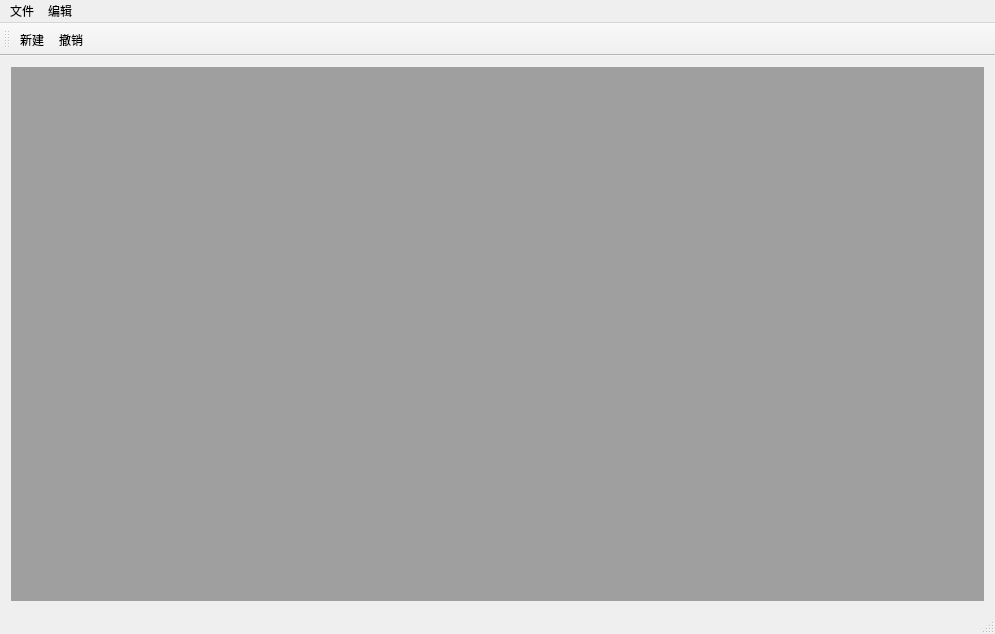
<?xml version="1.0" encoding="UTF-8"?>
<ui version="4.0">
 <class>MainWindow</class>
 <widget class="QMainWindow" name="MainWindow">
  <property name="geometry">
   <rect>
    <x>0</x>
    <y>0</y>
    <width>995</width>
    <height>634</height>
   </rect>
  </property>
  <property name="windowTitle">
   <string>MainWindow</string>
  </property>
  <widget class="QWidget" name="centralWidget">
   <layout class="QGridLayout" name="gridLayout">
    <item row="0" column="0">
     <widget class="QMdiArea" name="mdiArea"/>
    </item>
   </layout>
  </widget>
  <widget class="QMenuBar" name="menuBar">
   <property name="geometry">
    <rect>
     <x>0</x>
     <y>0</y>
     <width>995</width>
     <height>23</height>
    </rect>
   </property>
   <widget class="QMenu" name="menu">
    <property name="title">
     <string>文件</string>
    </property>
    <addaction name="actionNew"/>
    <addaction name="actionOpen"/>
    <addaction name="separator"/>
    <addaction name="actionSave"/>
    <addaction name="actionSaveAs"/>
    <addaction name="separator"/>
    <addaction name="actionQuit"/>
   </widget>
   <widget class="QMenu" name="menu_2">
    <property name="title">
     <string>编辑</string>
    </property>
    <widget class="QMenu" name="menubianma">
     <property name="title">
      <string>编码</string>
     </property>
     <addaction name="actionUTF_8"/>
     <addaction name="actionGB18030"/>
    </widget>
    <addaction name="actionRecovery"/>
    <addaction name="separator"/>
    <addaction name="actionCut"/>
    <addaction name="actionCopy"/>
    <addaction name="actionPaste"/>
    <addaction name="separator"/>
    <addaction name="menubianma"/>
   </widget>
   <addaction name="menu"/>
   <addaction name="menu_2"/>
  </widget>
  <widget class="QToolBar" name="mainToolBar">
   <attribute name="toolBarArea">
    <enum>TopToolBarArea</enum>
   </attribute>
   <attribute name="toolBarBreak">
    <bool>false</bool>
   </attribute>
   <addaction name="actionNew"/>
   <addaction name="actionRevoke"/>
  </widget>
  <widget class="QStatusBar" name="statusBar"/>
  <action name="actionNew">
   <property name="icon">
    <iconset resource="imgs.qrc">
     <normaloff>:/menu/menuimgs/add.jpg</normaloff>:/menu/menuimgs/add.jpg</iconset>
   </property>
   <property name="text">
    <string>新建</string>
   </property>
  </action>
  <action name="actionOpen">
   <property name="text">
    <string>打开</string>
   </property>
  </action>
  <action name="actionSave">
   <property name="text">
    <string>保存</string>
   </property>
  </action>
  <action name="actionSaveAs">
   <property name="text">
    <string>另存为</string>
   </property>
  </action>
  <action name="actionQuit">
   <property name="text">
    <string>退出</string>
   </property>
  </action>
  <action name="actionRevoke">
   <property name="icon">
    <iconset resource="imgs.qrc">
     <normaloff>:/menu/menuimgs/undo.jpg</normaloff>:/menu/menuimgs/undo.jpg</iconset>
   </property>
   <property name="text">
    <string>撤销</string>
   </property>
  </action>
  <action name="actionRecovery">
   <property name="text">
    <string>恢复</string>
   </property>
  </action>
  <action name="actionCut">
   <property name="text">
    <string>剪切</string>
   </property>
  </action>
  <action name="actionCopy">
   <property name="text">
    <string>复制</string>
   </property>
  </action>
  <action name="actionPaste">
   <property name="text">
    <string>粘贴</string>
   </property>
  </action>
  <action name="actionUTF_8">
   <property name="text">
    <string>UTF-8</string>
   </property>
  </action>
  <action name="actionGB18030">
   <property name="text">
    <string>GB18030</string>
   </property>
  </action>
 </widget>
 <layoutdefault spacing="6" margin="11"/>
 <resources>
  <include location="imgs.qrc"/>
 </resources>
 <connections/>
</ui>
